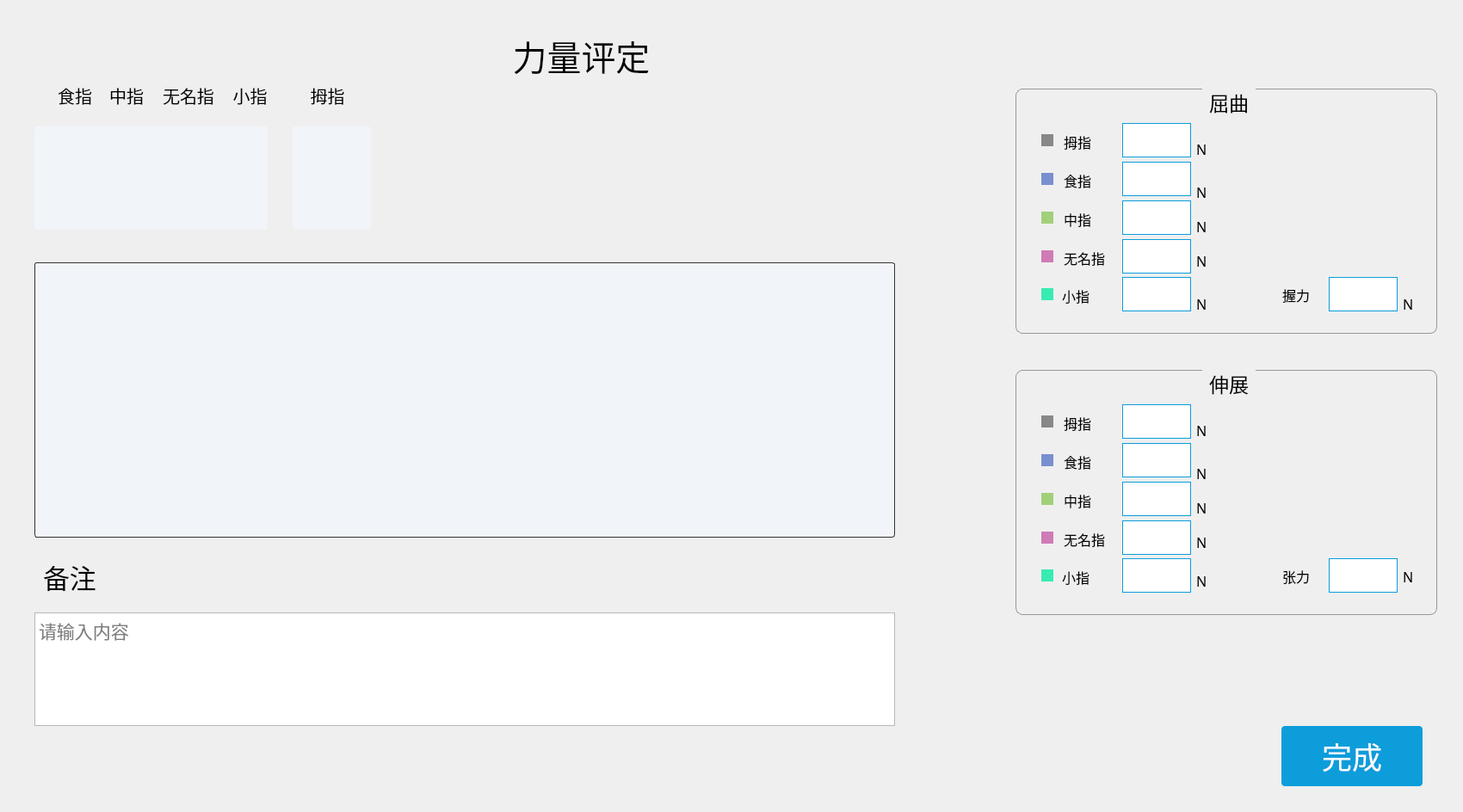
<?xml version="1.0" encoding="UTF-8"?>
<ui version="4.0">
 <class>StrengthEvaluation</class>
 <widget class="QWidget" name="StrengthEvaluation">
  <property name="geometry">
   <rect>
    <x>0</x>
    <y>0</y>
    <width>1700</width>
    <height>944</height>
   </rect>
  </property>
  <property name="windowTitle">
   <string>Form</string>
  </property>
  <widget class="QGroupBox" name="curvature_GroupBox">
   <property name="geometry">
    <rect>
     <x>1180</x>
     <y>103</y>
     <width>490</width>
     <height>285</height>
    </rect>
   </property>
   <property name="font">
    <font>
     <family>黑体</family>
     <pointsize>17</pointsize>
    </font>
   </property>
   <property name="styleSheet">
    <string notr="true">#curvature_GroupBox{border-radius: 8px;
border: 1px solid #979797;
margin-top:4ex;}
#curvature_GroupBox::title{subcontrol-origin:margin;
subcontrol-position:top center;
padding:0 5px;}</string>
   </property>
   <property name="title">
    <string>屈曲</string>
   </property>
   <widget class="QLabel" name="label">
    <property name="geometry">
     <rect>
      <x>30</x>
      <y>53</y>
      <width>14</width>
      <height>14</height>
     </rect>
    </property>
    <property name="styleSheet">
     <string notr="true">background: #888888;</string>
    </property>
    <property name="text">
     <string/>
    </property>
   </widget>
   <widget class="QLabel" name="label_2">
    <property name="geometry">
     <rect>
      <x>56</x>
      <y>52</y>
      <width>61</width>
      <height>20</height>
     </rect>
    </property>
    <property name="font">
     <font>
      <family>黑体</family>
      <pointsize>12</pointsize>
     </font>
    </property>
    <property name="text">
     <string>拇指</string>
    </property>
   </widget>
   <widget class="QLabel" name="thumbQ_Label">
    <property name="geometry">
     <rect>
      <x>124</x>
      <y>40</y>
      <width>80</width>
      <height>40</height>
     </rect>
    </property>
    <property name="font">
     <font>
      <family>黑体</family>
      <pointsize>17</pointsize>
     </font>
    </property>
    <property name="styleSheet">
     <string notr="true">background: #FFFFFF;
border: 1px solid #0D9DDB;</string>
    </property>
    <property name="text">
     <string/>
    </property>
   </widget>
   <widget class="QLabel" name="label_4">
    <property name="geometry">
     <rect>
      <x>210</x>
      <y>60</y>
      <width>21</width>
      <height>21</height>
     </rect>
    </property>
    <property name="font">
     <font>
      <family>黑体</family>
      <pointsize>12</pointsize>
     </font>
    </property>
    <property name="text">
     <string>N</string>
    </property>
   </widget>
   <widget class="QLabel" name="forefingerQ_Label">
    <property name="geometry">
     <rect>
      <x>124</x>
      <y>85</y>
      <width>80</width>
      <height>40</height>
     </rect>
    </property>
    <property name="font">
     <font>
      <family>黑体</family>
      <pointsize>17</pointsize>
     </font>
    </property>
    <property name="styleSheet">
     <string notr="true">background: #FFFFFF;
border: 1px solid #0D9DDB;</string>
    </property>
    <property name="text">
     <string/>
    </property>
   </widget>
   <widget class="QLabel" name="label_6">
    <property name="geometry">
     <rect>
      <x>56</x>
      <y>97</y>
      <width>61</width>
      <height>20</height>
     </rect>
    </property>
    <property name="font">
     <font>
      <family>黑体</family>
      <pointsize>12</pointsize>
     </font>
    </property>
    <property name="text">
     <string>食指</string>
    </property>
   </widget>
   <widget class="QLabel" name="label_7">
    <property name="geometry">
     <rect>
      <x>210</x>
      <y>110</y>
      <width>21</width>
      <height>21</height>
     </rect>
    </property>
    <property name="font">
     <font>
      <family>黑体</family>
      <pointsize>12</pointsize>
     </font>
    </property>
    <property name="text">
     <string>N</string>
    </property>
   </widget>
   <widget class="QLabel" name="label_8">
    <property name="geometry">
     <rect>
      <x>30</x>
      <y>98</y>
      <width>14</width>
      <height>14</height>
     </rect>
    </property>
    <property name="styleSheet">
     <string notr="true">background: #7A8FD0;</string>
    </property>
    <property name="text">
     <string/>
    </property>
   </widget>
   <widget class="QLabel" name="middleFingerQ_Label">
    <property name="geometry">
     <rect>
      <x>124</x>
      <y>130</y>
      <width>80</width>
      <height>40</height>
     </rect>
    </property>
    <property name="font">
     <font>
      <family>黑体</family>
      <pointsize>17</pointsize>
     </font>
    </property>
    <property name="styleSheet">
     <string notr="true">background: #FFFFFF;
border: 1px solid #0D9DDB;</string>
    </property>
    <property name="text">
     <string/>
    </property>
   </widget>
   <widget class="QLabel" name="label_10">
    <property name="geometry">
     <rect>
      <x>56</x>
      <y>142</y>
      <width>61</width>
      <height>20</height>
     </rect>
    </property>
    <property name="font">
     <font>
      <family>黑体</family>
      <pointsize>12</pointsize>
     </font>
    </property>
    <property name="text">
     <string>中指</string>
    </property>
   </widget>
   <widget class="QLabel" name="label_11">
    <property name="geometry">
     <rect>
      <x>210</x>
      <y>150</y>
      <width>21</width>
      <height>21</height>
     </rect>
    </property>
    <property name="font">
     <font>
      <family>黑体</family>
      <pointsize>12</pointsize>
     </font>
    </property>
    <property name="text">
     <string>N</string>
    </property>
   </widget>
   <widget class="QLabel" name="label_12">
    <property name="geometry">
     <rect>
      <x>30</x>
      <y>143</y>
      <width>14</width>
      <height>14</height>
     </rect>
    </property>
    <property name="styleSheet">
     <string notr="true">background: #A2D07A;</string>
    </property>
    <property name="text">
     <string/>
    </property>
   </widget>
   <widget class="QLabel" name="ringFingerQ_Label">
    <property name="geometry">
     <rect>
      <x>124</x>
      <y>175</y>
      <width>80</width>
      <height>40</height>
     </rect>
    </property>
    <property name="font">
     <font>
      <family>黑体</family>
      <pointsize>17</pointsize>
     </font>
    </property>
    <property name="styleSheet">
     <string notr="true">background: #FFFFFF;
border: 1px solid #0D9DDB;</string>
    </property>
    <property name="text">
     <string/>
    </property>
   </widget>
   <widget class="QLabel" name="label_14">
    <property name="geometry">
     <rect>
      <x>56</x>
      <y>187</y>
      <width>60</width>
      <height>20</height>
     </rect>
    </property>
    <property name="font">
     <font>
      <family>黑体</family>
      <pointsize>12</pointsize>
     </font>
    </property>
    <property name="text">
     <string>无名指</string>
    </property>
   </widget>
   <widget class="QLabel" name="label_15">
    <property name="geometry">
     <rect>
      <x>210</x>
      <y>190</y>
      <width>21</width>
      <height>21</height>
     </rect>
    </property>
    <property name="font">
     <font>
      <family>黑体</family>
      <pointsize>12</pointsize>
     </font>
    </property>
    <property name="text">
     <string>N</string>
    </property>
   </widget>
   <widget class="QLabel" name="label_16">
    <property name="geometry">
     <rect>
      <x>30</x>
      <y>188</y>
      <width>14</width>
      <height>14</height>
     </rect>
    </property>
    <property name="styleSheet">
     <string notr="true">background: #D07AB6;</string>
    </property>
    <property name="text">
     <string/>
    </property>
   </widget>
   <widget class="QLabel" name="littleFingerQ_Label">
    <property name="geometry">
     <rect>
      <x>124</x>
      <y>219</y>
      <width>80</width>
      <height>40</height>
     </rect>
    </property>
    <property name="font">
     <font>
      <family>黑体</family>
      <pointsize>17</pointsize>
     </font>
    </property>
    <property name="styleSheet">
     <string notr="true">background: #FFFFFF;
border: 1px solid #0D9DDB;</string>
    </property>
    <property name="text">
     <string/>
    </property>
   </widget>
   <widget class="QLabel" name="label_18">
    <property name="geometry">
     <rect>
      <x>54</x>
      <y>231</y>
      <width>61</width>
      <height>20</height>
     </rect>
    </property>
    <property name="font">
     <font>
      <family>黑体</family>
      <pointsize>12</pointsize>
     </font>
    </property>
    <property name="text">
     <string>小指</string>
    </property>
   </widget>
   <widget class="QLabel" name="label_19">
    <property name="geometry">
     <rect>
      <x>210</x>
      <y>240</y>
      <width>21</width>
      <height>21</height>
     </rect>
    </property>
    <property name="font">
     <font>
      <family>黑体</family>
      <pointsize>12</pointsize>
     </font>
    </property>
    <property name="text">
     <string>N</string>
    </property>
   </widget>
   <widget class="QLabel" name="label_20">
    <property name="geometry">
     <rect>
      <x>30</x>
      <y>232</y>
      <width>14</width>
      <height>14</height>
     </rect>
    </property>
    <property name="styleSheet">
     <string notr="true">background: #38EBB3;</string>
    </property>
    <property name="text">
     <string/>
    </property>
   </widget>
   <widget class="QLabel" name="grip_Label">
    <property name="geometry">
     <rect>
      <x>364</x>
      <y>219</y>
      <width>80</width>
      <height>40</height>
     </rect>
    </property>
    <property name="font">
     <font>
      <family>黑体</family>
      <pointsize>17</pointsize>
     </font>
    </property>
    <property name="styleSheet">
     <string notr="true">background: #FFFFFF;
border: 1px solid #0D9DDB;</string>
    </property>
    <property name="text">
     <string/>
    </property>
   </widget>
   <widget class="QLabel" name="label_22">
    <property name="geometry">
     <rect>
      <x>310</x>
      <y>230</y>
      <width>51</width>
      <height>20</height>
     </rect>
    </property>
    <property name="font">
     <font>
      <family>黑体</family>
      <pointsize>12</pointsize>
     </font>
    </property>
    <property name="text">
     <string>握力</string>
    </property>
   </widget>
   <widget class="QLabel" name="label_23">
    <property name="geometry">
     <rect>
      <x>450</x>
      <y>240</y>
      <width>21</width>
      <height>21</height>
     </rect>
    </property>
    <property name="font">
     <font>
      <family>黑体</family>
      <pointsize>12</pointsize>
     </font>
    </property>
    <property name="text">
     <string>N</string>
    </property>
   </widget>
   <widget class="CHandStateShow" name="buckling_Widget" native="true">
    <property name="geometry">
     <rect>
      <x>320</x>
      <y>40</y>
      <width>140</width>
      <height>140</height>
     </rect>
    </property>
   </widget>
  </widget>
  <widget class="QGroupBox" name="stretch_GroupBox">
   <property name="geometry">
    <rect>
     <x>1180</x>
     <y>430</y>
     <width>490</width>
     <height>285</height>
    </rect>
   </property>
   <property name="font">
    <font>
     <family>黑体</family>
     <pointsize>17</pointsize>
    </font>
   </property>
   <property name="styleSheet">
    <string notr="true">#stretch_GroupBox{border-radius: 8px;
border: 1px solid #979797;
margin-top:4ex;}
#stretch_GroupBox::title{subcontrol-origin:margin;
subcontrol-position:top center;
padding:0 5px;}</string>
   </property>
   <property name="title">
    <string>伸展</string>
   </property>
   <widget class="QLabel" name="label_24">
    <property name="geometry">
     <rect>
      <x>30</x>
      <y>53</y>
      <width>14</width>
      <height>14</height>
     </rect>
    </property>
    <property name="styleSheet">
     <string notr="true">background: #888888;</string>
    </property>
    <property name="text">
     <string/>
    </property>
   </widget>
   <widget class="QLabel" name="label_25">
    <property name="geometry">
     <rect>
      <x>56</x>
      <y>52</y>
      <width>61</width>
      <height>20</height>
     </rect>
    </property>
    <property name="font">
     <font>
      <family>黑体</family>
      <pointsize>12</pointsize>
     </font>
    </property>
    <property name="text">
     <string>拇指</string>
    </property>
   </widget>
   <widget class="QLabel" name="thumbS_Label">
    <property name="geometry">
     <rect>
      <x>124</x>
      <y>40</y>
      <width>80</width>
      <height>40</height>
     </rect>
    </property>
    <property name="font">
     <font>
      <family>黑体</family>
      <pointsize>17</pointsize>
     </font>
    </property>
    <property name="styleSheet">
     <string notr="true">background: #FFFFFF;
border: 1px solid #0D9DDB;</string>
    </property>
    <property name="text">
     <string/>
    </property>
   </widget>
   <widget class="QLabel" name="label_27">
    <property name="geometry">
     <rect>
      <x>210</x>
      <y>60</y>
      <width>21</width>
      <height>21</height>
     </rect>
    </property>
    <property name="font">
     <font>
      <family>黑体</family>
      <pointsize>12</pointsize>
     </font>
    </property>
    <property name="text">
     <string>N</string>
    </property>
   </widget>
   <widget class="QLabel" name="forefingerS_Label">
    <property name="geometry">
     <rect>
      <x>124</x>
      <y>85</y>
      <width>80</width>
      <height>40</height>
     </rect>
    </property>
    <property name="font">
     <font>
      <family>黑体</family>
      <pointsize>17</pointsize>
     </font>
    </property>
    <property name="styleSheet">
     <string notr="true">background: #FFFFFF;
border: 1px solid #0D9DDB;</string>
    </property>
    <property name="text">
     <string/>
    </property>
   </widget>
   <widget class="QLabel" name="label_29">
    <property name="geometry">
     <rect>
      <x>56</x>
      <y>97</y>
      <width>61</width>
      <height>20</height>
     </rect>
    </property>
    <property name="font">
     <font>
      <family>黑体</family>
      <pointsize>12</pointsize>
     </font>
    </property>
    <property name="text">
     <string>食指</string>
    </property>
   </widget>
   <widget class="QLabel" name="label_30">
    <property name="geometry">
     <rect>
      <x>210</x>
      <y>110</y>
      <width>21</width>
      <height>21</height>
     </rect>
    </property>
    <property name="font">
     <font>
      <family>黑体</family>
      <pointsize>12</pointsize>
     </font>
    </property>
    <property name="text">
     <string>N</string>
    </property>
   </widget>
   <widget class="QLabel" name="label_31">
    <property name="geometry">
     <rect>
      <x>30</x>
      <y>98</y>
      <width>14</width>
      <height>14</height>
     </rect>
    </property>
    <property name="styleSheet">
     <string notr="true">background: #7A8FD0;</string>
    </property>
    <property name="text">
     <string/>
    </property>
   </widget>
   <widget class="QLabel" name="middleFingerS_Label">
    <property name="geometry">
     <rect>
      <x>124</x>
      <y>130</y>
      <width>80</width>
      <height>40</height>
     </rect>
    </property>
    <property name="font">
     <font>
      <family>黑体</family>
      <pointsize>17</pointsize>
     </font>
    </property>
    <property name="styleSheet">
     <string notr="true">background: #FFFFFF;
border: 1px solid #0D9DDB;</string>
    </property>
    <property name="text">
     <string/>
    </property>
   </widget>
   <widget class="QLabel" name="label_33">
    <property name="geometry">
     <rect>
      <x>56</x>
      <y>142</y>
      <width>61</width>
      <height>20</height>
     </rect>
    </property>
    <property name="font">
     <font>
      <family>黑体</family>
      <pointsize>12</pointsize>
     </font>
    </property>
    <property name="text">
     <string>中指</string>
    </property>
   </widget>
   <widget class="QLabel" name="label_34">
    <property name="geometry">
     <rect>
      <x>210</x>
      <y>150</y>
      <width>21</width>
      <height>21</height>
     </rect>
    </property>
    <property name="font">
     <font>
      <family>黑体</family>
      <pointsize>12</pointsize>
     </font>
    </property>
    <property name="text">
     <string>N</string>
    </property>
   </widget>
   <widget class="QLabel" name="label_35">
    <property name="geometry">
     <rect>
      <x>30</x>
      <y>143</y>
      <width>14</width>
      <height>14</height>
     </rect>
    </property>
    <property name="styleSheet">
     <string notr="true">background: #A2D07A;</string>
    </property>
    <property name="text">
     <string/>
    </property>
   </widget>
   <widget class="QLabel" name="ringFingerS_Label">
    <property name="geometry">
     <rect>
      <x>124</x>
      <y>175</y>
      <width>80</width>
      <height>40</height>
     </rect>
    </property>
    <property name="font">
     <font>
      <family>黑体</family>
      <pointsize>17</pointsize>
     </font>
    </property>
    <property name="styleSheet">
     <string notr="true">background: #FFFFFF;
border: 1px solid #0D9DDB;</string>
    </property>
    <property name="text">
     <string/>
    </property>
   </widget>
   <widget class="QLabel" name="label_37">
    <property name="geometry">
     <rect>
      <x>56</x>
      <y>187</y>
      <width>60</width>
      <height>20</height>
     </rect>
    </property>
    <property name="font">
     <font>
      <family>黑体</family>
      <pointsize>12</pointsize>
     </font>
    </property>
    <property name="text">
     <string>无名指</string>
    </property>
   </widget>
   <widget class="QLabel" name="label_38">
    <property name="geometry">
     <rect>
      <x>210</x>
      <y>190</y>
      <width>21</width>
      <height>21</height>
     </rect>
    </property>
    <property name="font">
     <font>
      <family>黑体</family>
      <pointsize>12</pointsize>
     </font>
    </property>
    <property name="text">
     <string>N</string>
    </property>
   </widget>
   <widget class="QLabel" name="label_39">
    <property name="geometry">
     <rect>
      <x>30</x>
      <y>188</y>
      <width>14</width>
      <height>14</height>
     </rect>
    </property>
    <property name="styleSheet">
     <string notr="true">background: #D07AB6;</string>
    </property>
    <property name="text">
     <string/>
    </property>
   </widget>
   <widget class="QLabel" name="littleFingerS_Label">
    <property name="geometry">
     <rect>
      <x>124</x>
      <y>219</y>
      <width>80</width>
      <height>40</height>
     </rect>
    </property>
    <property name="font">
     <font>
      <family>黑体</family>
      <pointsize>17</pointsize>
     </font>
    </property>
    <property name="styleSheet">
     <string notr="true">background: #FFFFFF;
border: 1px solid #0D9DDB;</string>
    </property>
    <property name="text">
     <string/>
    </property>
   </widget>
   <widget class="QLabel" name="label_41">
    <property name="geometry">
     <rect>
      <x>54</x>
      <y>231</y>
      <width>61</width>
      <height>20</height>
     </rect>
    </property>
    <property name="font">
     <font>
      <family>黑体</family>
      <pointsize>12</pointsize>
     </font>
    </property>
    <property name="text">
     <string>小指</string>
    </property>
   </widget>
   <widget class="QLabel" name="label_42">
    <property name="geometry">
     <rect>
      <x>210</x>
      <y>235</y>
      <width>21</width>
      <height>21</height>
     </rect>
    </property>
    <property name="font">
     <font>
      <family>黑体</family>
      <pointsize>12</pointsize>
     </font>
    </property>
    <property name="text">
     <string>N</string>
    </property>
   </widget>
   <widget class="QLabel" name="label_43">
    <property name="geometry">
     <rect>
      <x>30</x>
      <y>232</y>
      <width>14</width>
      <height>14</height>
     </rect>
    </property>
    <property name="styleSheet">
     <string notr="true">background: #38EBB3;</string>
    </property>
    <property name="text">
     <string/>
    </property>
   </widget>
   <widget class="QLabel" name="tension_Label">
    <property name="geometry">
     <rect>
      <x>364</x>
      <y>219</y>
      <width>80</width>
      <height>40</height>
     </rect>
    </property>
    <property name="font">
     <font>
      <family>黑体</family>
      <pointsize>17</pointsize>
     </font>
    </property>
    <property name="styleSheet">
     <string notr="true">background: #FFFFFF;
border: 1px solid #0D9DDB;</string>
    </property>
    <property name="text">
     <string/>
    </property>
   </widget>
   <widget class="QLabel" name="label_45">
    <property name="geometry">
     <rect>
      <x>310</x>
      <y>230</y>
      <width>51</width>
      <height>20</height>
     </rect>
    </property>
    <property name="font">
     <font>
      <family>黑体</family>
      <pointsize>12</pointsize>
     </font>
    </property>
    <property name="text">
     <string>张力</string>
    </property>
   </widget>
   <widget class="QLabel" name="label_46">
    <property name="geometry">
     <rect>
      <x>450</x>
      <y>230</y>
      <width>21</width>
      <height>21</height>
     </rect>
    </property>
    <property name="font">
     <font>
      <family>黑体</family>
      <pointsize>12</pointsize>
     </font>
    </property>
    <property name="text">
     <string>N</string>
    </property>
   </widget>
   <widget class="CHandStateShow" name="stretch_Widget" native="true">
    <property name="geometry">
     <rect>
      <x>320</x>
      <y>40</y>
      <width>140</width>
      <height>140</height>
     </rect>
    </property>
   </widget>
  </widget>
  <widget class="QPushButton" name="finish_Btn">
   <property name="geometry">
    <rect>
     <x>1489</x>
     <y>844</y>
     <width>164</width>
     <height>70</height>
    </rect>
   </property>
   <property name="font">
    <font>
     <family>黑体</family>
     <pointsize>26</pointsize>
    </font>
   </property>
   <property name="styleSheet">
    <string notr="true">QPushButton{background: #0D9DDB;border-radius: 4px;color:white;}
QPushButton:hover{background: #1EAACF;border-radius: 4px;color:#333333;}</string>
   </property>
   <property name="text">
    <string>完成</string>
   </property>
  </widget>
  <widget class="QLabel" name="label_47">
   <property name="geometry">
    <rect>
     <x>480</x>
     <y>39</y>
     <width>391</width>
     <height>51</height>
    </rect>
   </property>
   <property name="font">
    <font>
     <family>黑体</family>
     <pointsize>30</pointsize>
    </font>
   </property>
   <property name="text">
    <string>力量评定</string>
   </property>
   <property name="alignment">
    <set>Qt::AlignCenter</set>
   </property>
  </widget>
  <widget class="LineChart" name="chart_Widget" native="true">
   <property name="geometry">
    <rect>
     <x>40</x>
     <y>305</y>
     <width>1000</width>
     <height>320</height>
    </rect>
   </property>
   <property name="styleSheet">
    <string notr="true">background: #F1F5F9;border: 1px solid #333333;border-radius: 3px;</string>
   </property>
  </widget>
  <widget class="AreaWidget" name="fourArea_Widget" native="true">
   <property name="geometry">
    <rect>
     <x>40</x>
     <y>147</y>
     <width>271</width>
     <height>120</height>
    </rect>
   </property>
   <property name="styleSheet">
    <string notr="true">background: #F1F5F9;border: 0px solid #333333;border-radius: 3px;</string>
   </property>
  </widget>
  <widget class="AreaWidget" name="oneArea_Widget" native="true">
   <property name="geometry">
    <rect>
     <x>340</x>
     <y>147</y>
     <width>91</width>
     <height>120</height>
    </rect>
   </property>
   <property name="styleSheet">
    <string notr="true">background: #F1F5F9;border: 0px solid #333333;border-radius: 3px;</string>
   </property>
  </widget>
  <widget class="QTextEdit" name="textEdit">
   <property name="geometry">
    <rect>
     <x>40</x>
     <y>712</y>
     <width>1000</width>
     <height>132</height>
    </rect>
   </property>
   <property name="font">
    <font>
     <family>黑体</family>
     <pointsize>16</pointsize>
    </font>
   </property>
   <property name="placeholderText">
    <string>请输入内容</string>
   </property>
  </widget>
  <widget class="QLabel" name="label_48">
   <property name="geometry">
    <rect>
     <x>50</x>
     <y>650</y>
     <width>71</width>
     <height>41</height>
    </rect>
   </property>
   <property name="font">
    <font>
     <family>黑体</family>
     <pointsize>23</pointsize>
    </font>
   </property>
   <property name="text">
    <string>备注</string>
   </property>
  </widget>
  <widget class="QLabel" name="label_3">
   <property name="geometry">
    <rect>
     <x>894</x>
     <y>129</y>
     <width>147</width>
     <height>157</height>
    </rect>
   </property>
   <property name="styleSheet">
    <string notr="true">border-image: url(:/new/prefix1/source/evalution/tips.png);</string>
   </property>
   <property name="text">
    <string/>
   </property>
  </widget>
  <widget class="QGroupBox" name="groupBox_3">
   <property name="geometry">
    <rect>
     <x>50</x>
     <y>80</y>
     <width>371</width>
     <height>61</height>
    </rect>
   </property>
   <property name="styleSheet">
    <string notr="true">border:none;</string>
   </property>
   <property name="title">
    <string/>
   </property>
   <widget class="QLabel" name="label_13">
    <property name="geometry">
     <rect>
      <x>10</x>
      <y>10</y>
      <width>54</width>
      <height>41</height>
     </rect>
    </property>
    <property name="font">
     <font>
      <family>黑体</family>
      <pointsize>15</pointsize>
     </font>
    </property>
    <property name="text">
     <string>食指</string>
    </property>
    <property name="alignment">
     <set>Qt::AlignCenter</set>
    </property>
   </widget>
   <widget class="QLabel" name="label_17">
    <property name="geometry">
     <rect>
      <x>70</x>
      <y>10</y>
      <width>54</width>
      <height>41</height>
     </rect>
    </property>
    <property name="font">
     <font>
      <family>黑体</family>
      <pointsize>15</pointsize>
     </font>
    </property>
    <property name="text">
     <string>中指</string>
    </property>
    <property name="alignment">
     <set>Qt::AlignCenter</set>
    </property>
   </widget>
   <widget class="QLabel" name="label_21">
    <property name="geometry">
     <rect>
      <x>134</x>
      <y>10</y>
      <width>70</width>
      <height>41</height>
     </rect>
    </property>
    <property name="font">
     <font>
      <family>黑体</family>
      <pointsize>15</pointsize>
     </font>
    </property>
    <property name="text">
     <string>无名指</string>
    </property>
    <property name="alignment">
     <set>Qt::AlignCenter</set>
    </property>
   </widget>
   <widget class="QLabel" name="label_26">
    <property name="geometry">
     <rect>
      <x>210</x>
      <y>10</y>
      <width>61</width>
      <height>41</height>
     </rect>
    </property>
    <property name="font">
     <font>
      <family>黑体</family>
      <pointsize>15</pointsize>
     </font>
    </property>
    <property name="text">
     <string>小指</string>
    </property>
    <property name="alignment">
     <set>Qt::AlignCenter</set>
    </property>
   </widget>
   <widget class="QLabel" name="label_28">
    <property name="geometry">
     <rect>
      <x>300</x>
      <y>10</y>
      <width>61</width>
      <height>41</height>
     </rect>
    </property>
    <property name="font">
     <font>
      <family>黑体</family>
      <pointsize>15</pointsize>
     </font>
    </property>
    <property name="text">
     <string>拇指</string>
    </property>
    <property name="alignment">
     <set>Qt::AlignCenter</set>
    </property>
   </widget>
  </widget>
 </widget>
 <customwidgets>
  <customwidget>
   <class>LineChart</class>
   <extends>QWidget</extends>
   <header>linechart.h</header>
   <container>1</container>
  </customwidget>
  <customwidget>
   <class>AreaWidget</class>
   <extends>QWidget</extends>
   <header>areawidget.h</header>
   <container>1</container>
  </customwidget>
  <customwidget>
   <class>CHandStateShow</class>
   <extends>QWidget</extends>
   <header>chandstateshow.h</header>
   <container>1</container>
  </customwidget>
 </customwidgets>
 <resources/>
 <connections/>
</ui>
